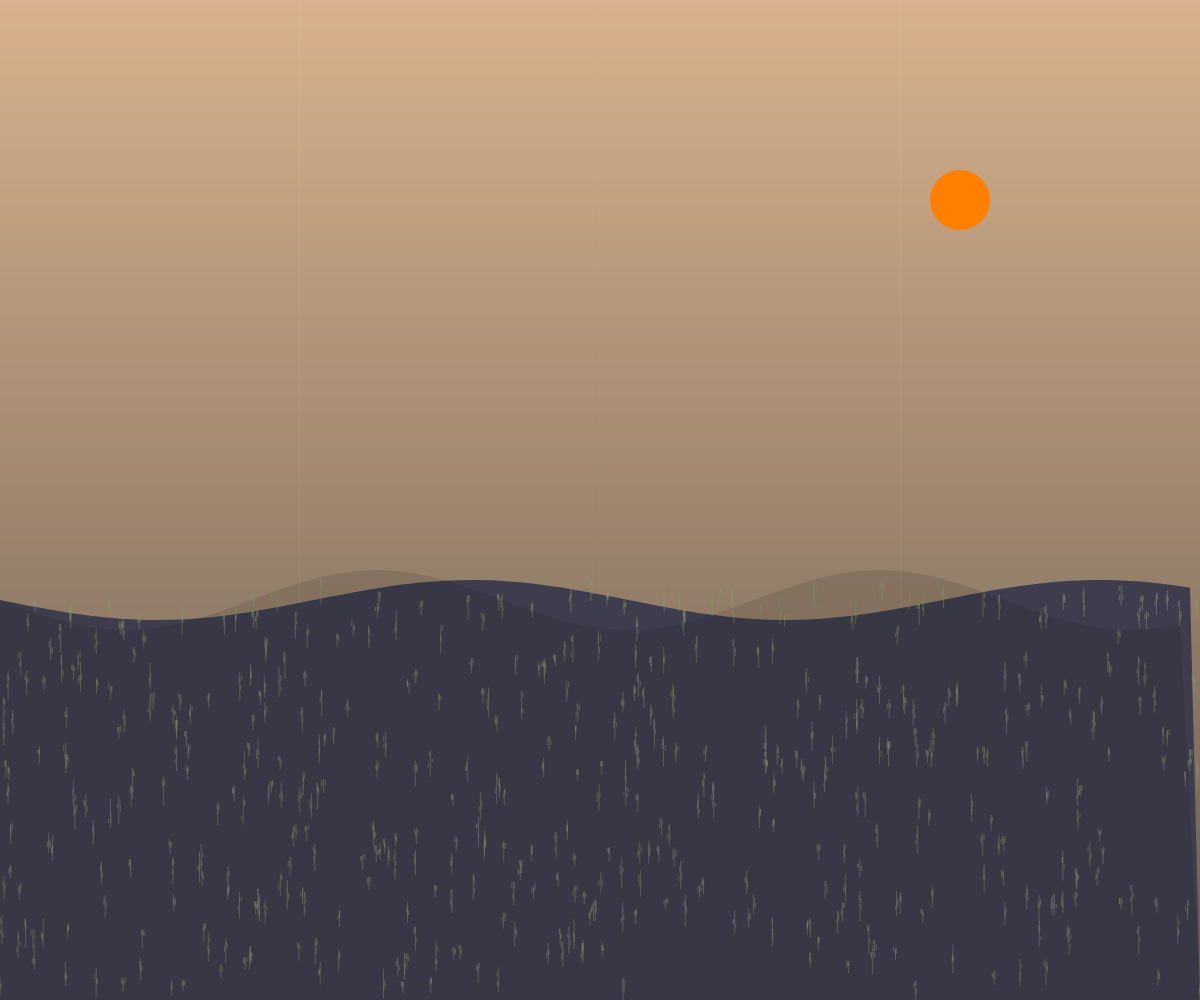
Frame 1 (no input)
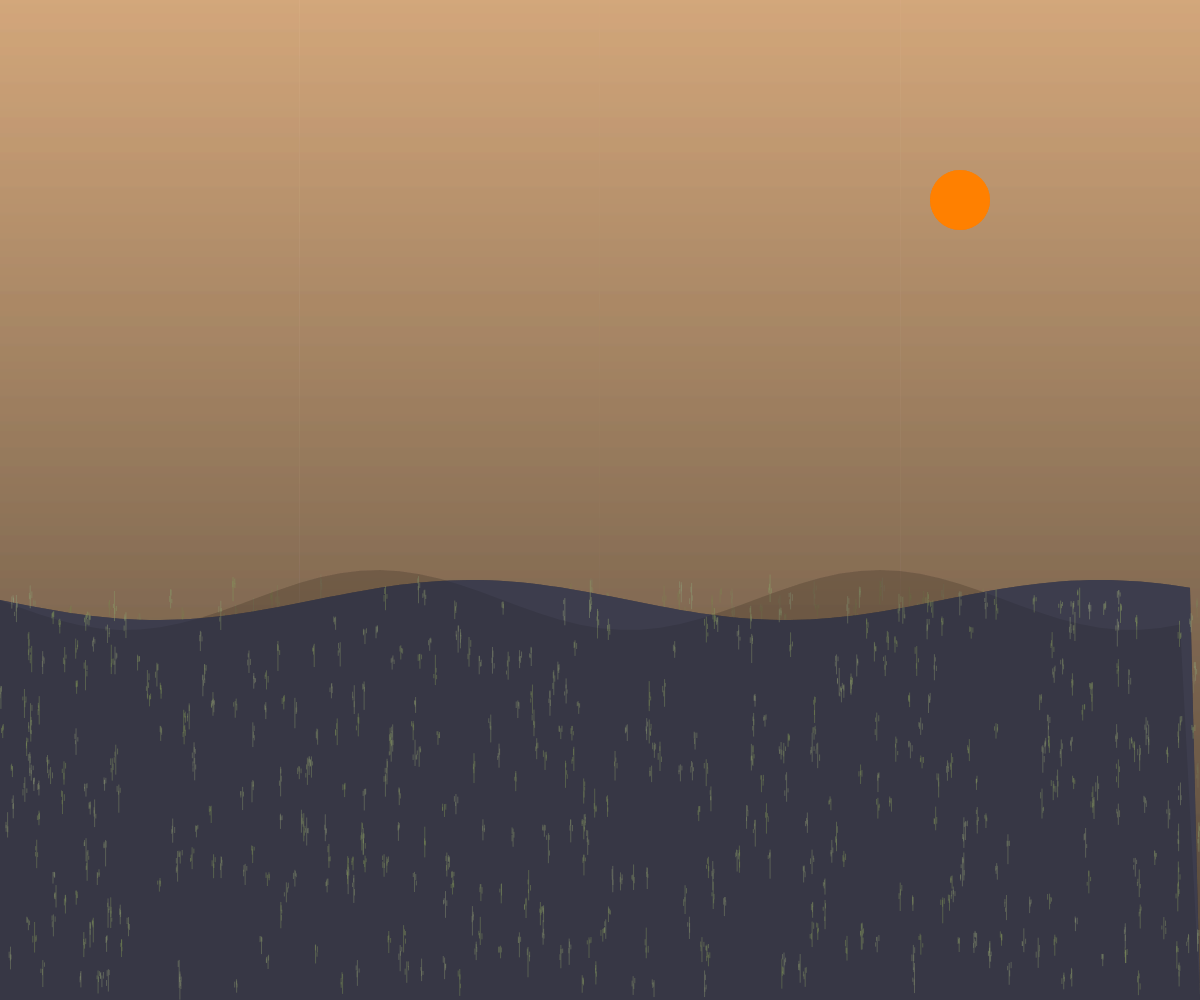
Frame 2 (the mouse pressed at the canvas centre, redrawn once)

The p5.js sketch that drew these frames (run headless with seeded random() and noise() and a simulated clock; the mouse was pressed at the canvas centre and the sketch redrawn once):

// p5.js sketch
// ── sketch.js
function setup() {
  createCanvas(windowWidth, windowHeight);
  colorMode(HSB, 360, 100, 100, 1);
  noLoop();
}

function draw() {
  // Background gradient for sunset
  for (let y = 0; y < height; y++) {
    let inter = map(y, 0, height, 0, 1);
    let b = map(inter, 0, 1, 80, 20);
    stroke(30, 50, b);
    line(0, y, width, y);
  }

  // Distant mountains with atmospheric mist
  fill(240, 20, 30);
  noStroke();
  beginShape();
  for (let x = 0; x < width; x += 10) {
    let y = height * 0.6 + sin(x / 100) * 20;
    vertex(x, y);
  }
  vertex(width, height);
  vertex(0, height);
  endShape(CLOSE);

  // Foreground grass tufts with texture
  strokeWeight(1);
  for (let i = 0; i < 500; i++) {
    let x = random(width);
    let y = random(height * 0.6, height);
    let h = random(10, 30);
    let s = random(20, 40);
    stroke(80, s, 60);
    line(x, y, x, y - h);

    // Add tuft texture
    strokeWeight(0.5);
    for (let j = 0; j < 3; j++) {
      let tx = x + random(-2, 2);
      let ty = y - random(5, h * 0.8);
      line(tx, ty, tx, ty - random(3, 6));
    }
  }

  // Dramatic shadows
  noStroke();
  fill(0, 0, 0, 0.1);
  beginShape();
  for (let x = 0; x < width; x += 20) {
    let y = height * 0.6 + sin(x / 80) * 30;
    vertex(x, y);
  }
  vertex(width, height);
  vertex(0, height);
  endShape(CLOSE);

  // Sun
  fill(30, 100, 100);
  noStroke();
  ellipse(width * 0.8, height * 0.2, 60, 60);
}
